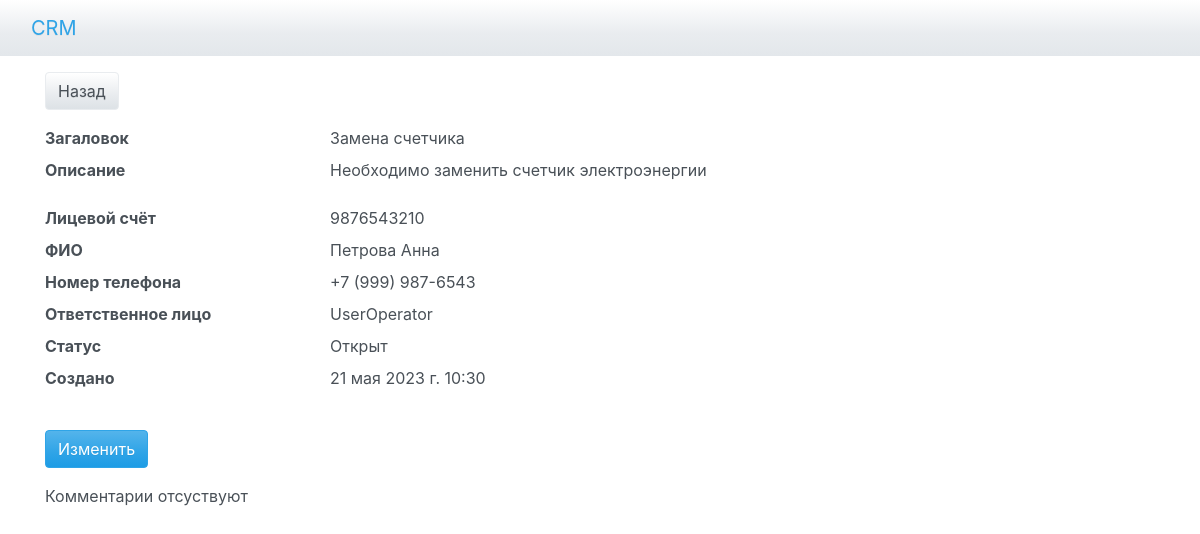
The app's page /crm/ticket_detail/2/ with its own data.
### crm/models.py (models this page shows, shortened)
class Ticket(models.Model):
    STATUS_CHOICES = (
        ('Открыт', 'Открыт'),
        ('Закрыт', 'Закрыт'),
        ('В обработке', 'В обработке'),
    )
    account_number = models.CharField(max_length=100)
    full_name = models.CharField(max_length=255)
    phone_number = models.CharField(max_length=20)
    title = models.CharField(max_length=255)
    description = models.TextField()
    responsible_person = models.ForeignKey(User, on_delete=models.CASCADE)
    status = models.CharField(max_length=20, choices=STATUS_CHOICES, default='open')
    created_at = models.DateTimeField(auto_now_add=True)
    class Meta:
        verbose_name = 'Обращения'
        verbose_name_plural = 'Обращения'

class User(AbstractUser):
    first_name = None
    last_name = None
    ROLES = (
        ('operator', 'Operator'),
        ('back_office', 'Back Office Specialist'),
    )
    role = models.CharField(max_length=20, choices=ROLES)
    def __str__(self):
        return self.username

### crm/views.py (the view)
# urls.py: path('ticket_detail/<int:ticket_id>/', ticket_detail, name='ticket_detail'),
def ticket_detail(request, ticket_id):
    ticket = get_object_or_404(Ticket, pk=ticket_id)
    if request.method == 'POST':
        comment_form = CommentForm(request.POST)
        if comment_form.is_valid():
            comment = comment_form.save(commit=False)
            comment.ticket = ticket
            comment.author = request.user
            comment.save()
            return redirect('ticket_detail', ticket_id=ticket_id)
    else:
        comment_form = CommentForm()
    return render(request, 'crm/ticket_detail.html', {'ticket': ticket, 'comment_form': comment_form})

### crm/templates/crm/ticket_detail.html (shortened to what this page needs)
{% extends 'crm/base.html' %}
{% block content %}
    <a href="{% url 'ticket_list' %}" class="btn btn-secondary mt-3 mb-3">Назад</a>
    <dl class="row">
        <dt class="col-sm-3">Загаловок</dt>
        <dd class="col-sm-9">{{ ticket.title }}</dd>
        <dt class="col-sm-3">Описание</dt>
        <dd class="col-sm-9">
            <p>{{ ticket.description }}</p>
        </dd>
        <dt class="col-sm-3">Лицевой счёт</dt>
        <dd class="col-sm-9">{{ ticket.account_number }}</dd>
        <dt class="col-sm-3">ФИО</dt>
        <dd class="col-sm-9">{{ ticket.full_name }}</dd>
        <dt class="col-sm-3">Номер телефона</dt>
        <dd class="col-sm-9">{{ ticket.phone_number }}</dd>
        <dt class="col-sm-3">Ответственное лицо</dt>
        <dd class="col-sm-9">{{ ticket.responsible_person }}</dd>
        <dt class="col-sm-3">Статус</dt>
        <dd class="col-sm-9">{{ ticket.status }}</dd>
        <dt class="col-sm-3">Создано</dt>
        <dd class="col-sm-9">{{ ticket.created_at }}</dd>
    </dl>
  <a href="{% url 'edit_ticket' ticket_id=ticket.id %}" class="btn btn-primary mt-3">Изменить</a>
    {% if ticket.comments.all %}
    <ul class="mt-4">
      {% for comment in ticket.comments.all %}
        <li class="list-group-item">{{ comment.content }}</li>
        {% if user.role in "back_office" or user.is_superuser or user.is_staff %}
          <a href="{% url 'edit_comment' comment_id=comment.id %}" class="link-primary">Изменить</a>
          <a href="{% url 'delete_comment' comment_id=comment.id %}" class="link-danger">Удалить</a>
        {% endif %}
      {% endfor %}
    </ul>
    {% else %}
    <p class="mt-3">Комментарии отсуствуют</p>
    {% endif %}
{% endblock %}

### records on screen
Ticket: title "Замена счетчика", description "Необходимо заменить счетчик электроэнергии", account_number "9876543210", full_name "Петрова Анна", phone_number "+7 (999) 987-6543", responsible_person "UserOperator", status "Открыт", created_at "21 мая 2023 г. 10:30"
